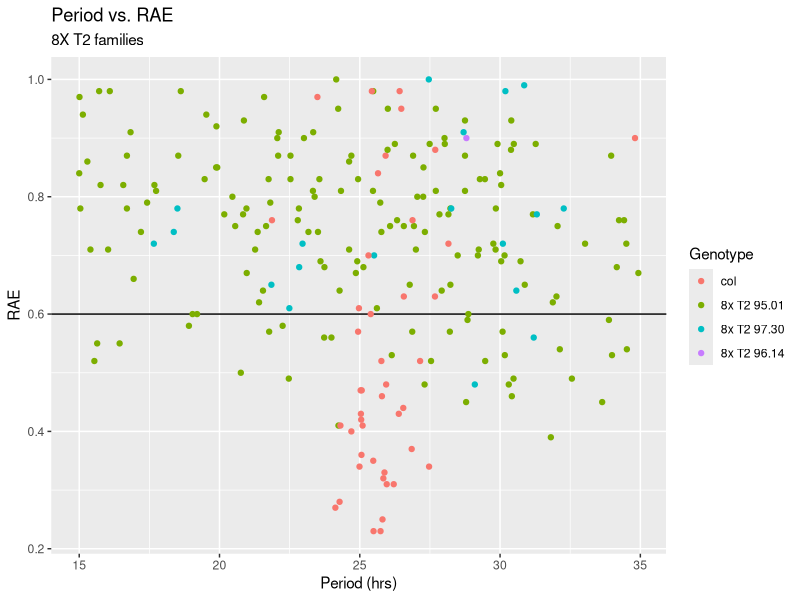
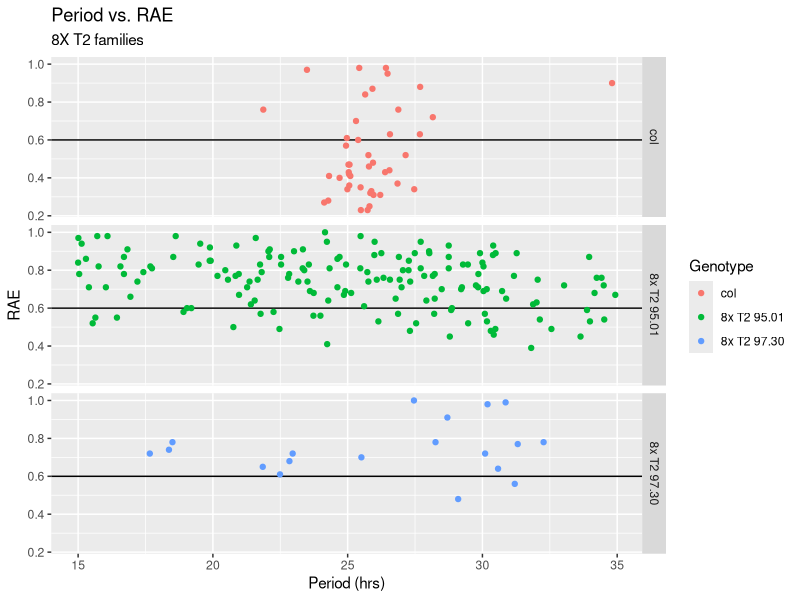

These charts were generated, in order, by the following R code:
## ---- chunk 1
knitr::opts_chunk$set(echo = TRUE)
library("tidyverse")
library("lme4")
library("lmerTest")
library(emmeans)
## ---- chunk 2
#set level and colors
clock_levels = c("col", "8x T2 95.01", "8x T2 97.30", "8x T2 96.14")
## ---- chunk 3
#load  
clock_data <- read_csv("Dull 560_All_Results.csv",
                     col_types = cols(
                       Genotype = col_factor()))
str(clock_data)
## ---- chunk 4
ggplot(clock_data, 
       aes(Period, RAE, color = Genotype)) + 
  geom_hline(yintercept = 0.6, color= "black") +
  geom_point() + 
  labs(title = "Period vs. RAE",
       subtitle = "8X T2 families",
       x = "Period (hrs)",
       y = "RAE",
       color = "Genotype") 
## ---- chunk 5
clock_summary = clock_data %>%
  filter(RAE<0.6) %>%
  select(Genotype, Period, RAE) %>%
  group_by(Genotype) %>%
  summarise(clock_mean = mean(Period)) %>%
  as.list()
## ---- chunk 6
filter(clock_data, Genotype != "8x T2 96.14") %>%
ggplot(aes(Period, RAE, color = Genotype)) + 
  geom_hline(yintercept = 0.6, color= "black") +
  geom_point() + 
  labs(title = "Period vs. RAE",
       subtitle = "8X T2 families",
       x = "Period (hrs)",
       y = "RAE",
       color = "Genotype") +
  facet_grid(Genotype~.) 
#  annotate("text", x = 17, y = .35, label = clock_summary$clock_mean)

clock_summary$clock_mean
